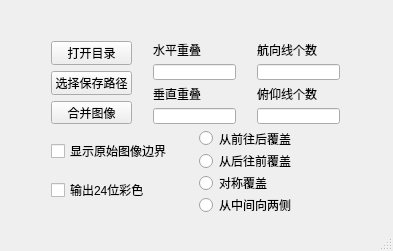
<?xml version="1.0" encoding="UTF-8"?>
<ui version="4.0">
 <class>MainWindow</class>
 <widget class="QMainWindow" name="MainWindow">
  <property name="geometry">
   <rect>
    <x>0</x>
    <y>0</y>
    <width>393</width>
    <height>251</height>
   </rect>
  </property>
  <property name="windowTitle">
   <string>MainWindow</string>
  </property>
  <widget class="QWidget" name="centralWidget">
   <widget class="QWidget" name="layoutWidget">
    <property name="geometry">
     <rect>
      <x>40</x>
      <y>30</y>
      <width>311</width>
      <height>194</height>
     </rect>
    </property>
    <layout class="QVBoxLayout" name="verticalLayout_4">
     <item>
      <layout class="QHBoxLayout" name="horizontalLayout">
       <item>
        <layout class="QVBoxLayout" name="verticalLayout_3">
         <item>
          <widget class="QPushButton" name="btnOpenDir">
           <property name="text">
            <string>打开目录</string>
           </property>
          </widget>
         </item>
         <item>
          <widget class="QPushButton" name="btnSelectPath">
           <property name="text">
            <string>选择保存路径</string>
           </property>
          </widget>
         </item>
         <item>
          <widget class="QPushButton" name="btnMergeImage">
           <property name="text">
            <string>合并图像</string>
           </property>
          </widget>
         </item>
        </layout>
       </item>
       <item>
        <spacer name="horizontalSpacer">
         <property name="orientation">
          <enum>Qt::Horizontal</enum>
         </property>
         <property name="sizeHint" stdset="0">
          <size>
           <width>40</width>
           <height>20</height>
          </size>
         </property>
        </spacer>
       </item>
       <item>
        <layout class="QVBoxLayout" name="verticalLayout_2">
         <item>
          <widget class="QLabel" name="label">
           <property name="text">
            <string>水平重叠</string>
           </property>
          </widget>
         </item>
         <item>
          <widget class="QLineEdit" name="editHOverlap"/>
         </item>
         <item>
          <widget class="QLabel" name="label_2">
           <property name="text">
            <string>垂直重叠</string>
           </property>
          </widget>
         </item>
         <item>
          <widget class="QLineEdit" name="editVOverlap"/>
         </item>
        </layout>
       </item>
       <item>
        <spacer name="horizontalSpacer_2">
         <property name="orientation">
          <enum>Qt::Horizontal</enum>
         </property>
         <property name="sizeHint" stdset="0">
          <size>
           <width>40</width>
           <height>20</height>
          </size>
         </property>
        </spacer>
       </item>
       <item>
        <layout class="QVBoxLayout" name="verticalLayout_5">
         <item>
          <widget class="QLabel" name="label_3">
           <property name="text">
            <string>航向线个数</string>
           </property>
          </widget>
         </item>
         <item>
          <widget class="QLineEdit" name="editHCount"/>
         </item>
         <item>
          <widget class="QLabel" name="label_4">
           <property name="text">
            <string>俯仰线个数</string>
           </property>
          </widget>
         </item>
         <item>
          <widget class="QLineEdit" name="editVCount"/>
         </item>
        </layout>
       </item>
      </layout>
     </item>
     <item>
      <spacer name="verticalSpacer">
       <property name="orientation">
        <enum>Qt::Vertical</enum>
       </property>
       <property name="sizeHint" stdset="0">
        <size>
         <width>20</width>
         <height>40</height>
        </size>
       </property>
      </spacer>
     </item>
     <item>
      <layout class="QHBoxLayout" name="horizontalLayout_2">
       <item>
        <layout class="QVBoxLayout" name="verticalLayout_7">
         <item>
          <widget class="QCheckBox" name="cbShowLine">
           <property name="text">
            <string>显示原始图像边界</string>
           </property>
          </widget>
         </item>
         <item>
          <widget class="QCheckBox" name="cbSaveColor">
           <property name="text">
            <string>输出24位彩色</string>
           </property>
          </widget>
         </item>
        </layout>
       </item>
       <item>
        <layout class="QVBoxLayout" name="verticalLayout_6">
         <item>
          <widget class="QRadioButton" name="rbForward">
           <property name="text">
            <string>从前往后覆盖</string>
           </property>
          </widget>
         </item>
         <item>
          <widget class="QRadioButton" name="rbBackward">
           <property name="text">
            <string>从后往前覆盖</string>
           </property>
          </widget>
         </item>
         <item>
          <widget class="QRadioButton" name="rbSymmetry">
           <property name="text">
            <string>对称覆盖</string>
           </property>
          </widget>
         </item>
         <item>
          <widget class="QRadioButton" name="rbCenterReflect">
           <property name="text">
            <string>从中间向两侧</string>
           </property>
          </widget>
         </item>
        </layout>
       </item>
      </layout>
     </item>
     <item>
      <layout class="QVBoxLayout" name="verticalLayout"/>
     </item>
    </layout>
   </widget>
  </widget>
  <widget class="QStatusBar" name="statusBar"/>
 </widget>
 <layoutdefault spacing="6" margin="11"/>
 <resources/>
 <connections/>
</ui>
